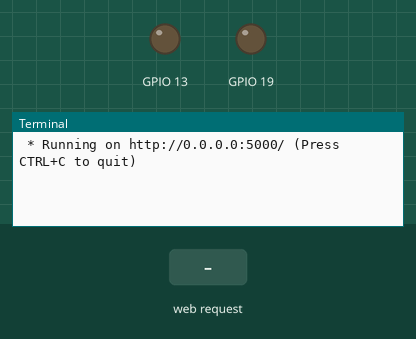
Recording of a program running on a simulated Raspberry Pi (BCM pin numbers). Shown: output pins drawn as LEDs (lit = HIGH), the last lines printed to the terminal. Inputs (shaded band) come from the test bench. The clock reads 2024-03-15 10:24:30 at power-on unless the program sets it.

Above: at 1.2 s.
1.3 s: HTTP request for / received
At 2.3 s:
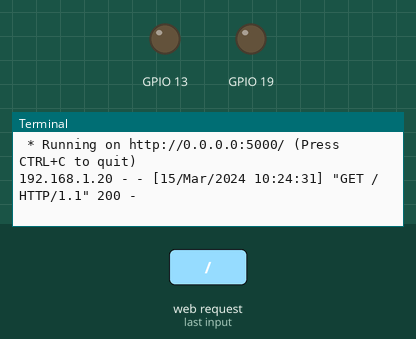
2.8 s: HTTP request for /cakes received
At 3.4 s:
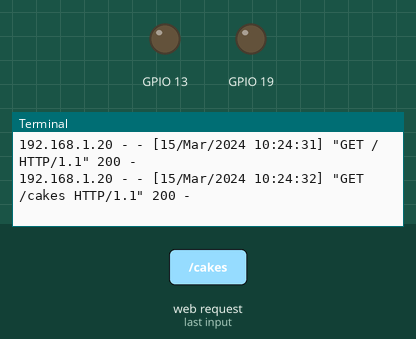

The program:

kods2.py
```python
from flask import Flask, redirect, url_for, render_template
import RPi.GPIO as GPIO

app = Flask(__name__)

GPIO.setmode(GPIO.BCM)
GPIO.setwarnings(False)
GPIO.setup(13,GPIO.OUT)
GPIO.setup(19,GPIO.OUT)

@app.route('/')
def home():
    return render_template('index.html')

@app.route('/cakes')
def cakes():
    return render_template('cakes.html')

if __name__ == '__main__':
    app.run(debug=True, host='0.0.0.0')
```

Measured:
- after the input at 1.3 s, the terminal: prints a new line at once (image 1)
- after the input at 2.8 s, the terminal: prints a new line at once (image 2)
